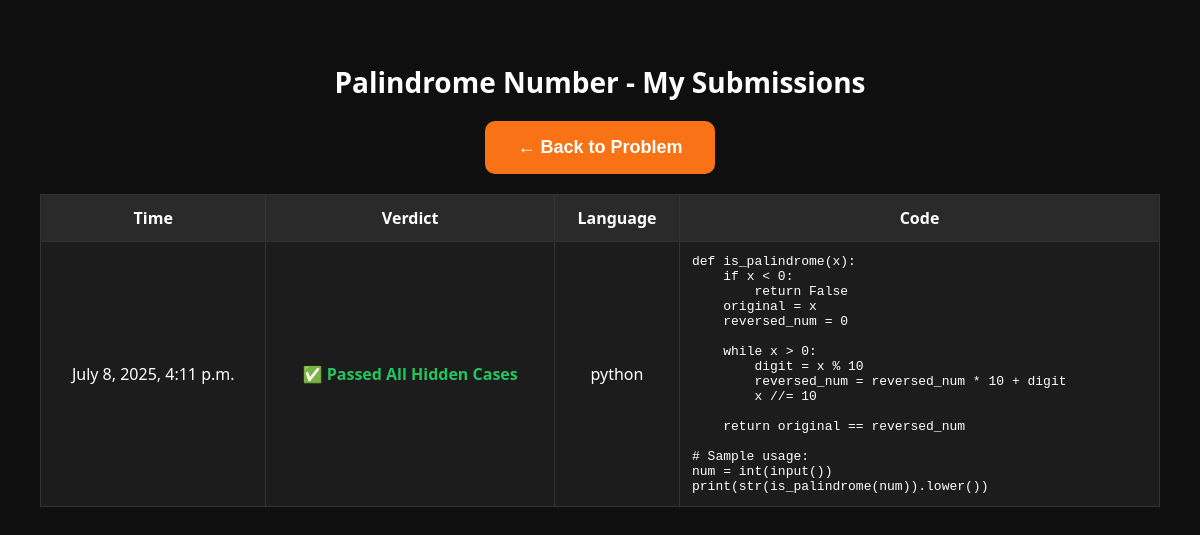
Screenshot of /executor/submissions/2/ (signed in) with the database file from the repository.
### problems/models.py (models this page shows, shortened)
class Problem(models.Model):
    title = models.CharField(max_length=255)
    description = models.TextField()
    sample_input = models.TextField()
    sample_output = models.TextField()
    hidden_test_cases = models.JSONField(default=list)
    constraints = models.TextField(blank=True, null=True)  # Automatically adds current timestamp

### executor/models.py (models this page shows, shortened)
class Submission(models.Model):
    user = models.ForeignKey(settings.AUTH_USER_MODEL, on_delete=models.CASCADE)  # ✅ Fixed here
    problem = models.ForeignKey(Problem, on_delete=models.CASCADE, related_name='submissions')
    code = models.TextField()
    language = models.CharField(max_length=20)
    verdict = models.CharField(max_length=50)
    created_at = models.DateTimeField(auto_now_add=True)

### executor/views.py (the view)
# urls.py: path('submissions/<int:problem_id>/', views.problem_submissions_view, name='problem_submissions'),
@login_required
def problem_submissions_view(request, problem_id):
    problem = get_object_or_404(Problem, pk=problem_id)
    submissions = Submission.objects.filter(user=request.user, problem=problem).order_by('-created_at')
    already_done = UserSolvedProblem.objects.filter(user=request.user, problem=problem).exists()
    return render(request, 'executor/problem_submissions.html', {
        'problem': problem,
        'submissions': submissions,
        'already_done': already_done,
    })

### executor/templates/executor/problem_submissions.html (shortened to what this page needs)
<!DOCTYPE html>
<html>
<head>
</head>
<body>
    <h2>{{ problem.title }} - My Submissions</h2>
    <div style="text-align: center; margin-top: 10px;">
    <a href="{% url 'html-code-run' %}?problem_id={{ problem.id }}">
        <button class="back-btn">← Back to Problem</button>
    </a>
    </div>
    <table>
        <tr>
            <th>Time</th>
            <th>Verdict</th>
            <th>Language</th>
            <th>Code</th>
        </tr>
        {% for submission in submissions %}
        <tr>
            <td>{{ submission.created_at }}</td>
            <td>
                {% if "Passed All Hidden Cases" in submission.verdict or submission.verdict|slice:":1" == "✅" %}
                    <span class="success">{{ submission.verdict }}</span>
                {% else %}
                    <span class="fail">{{ submission.verdict }}</span>
                {% endif %}
            </td>
            <td>{{ submission.language }}</td>
            <td><pre>{{ submission.code }}</pre></td>
        </tr>
        {% empty %}
        <tr>
            <td colspan="4">No submissions yet.</td>
        </tr>
        {% endfor %}
    </table>
</body>
</html>

### executor/templates/executor/problem_submissions.html (style rules this page uses)
body { background-color: #0f0f0f; color: #fff; font-family: 'Segoe UI', Tahoma, Geneva, Verdana, sans-serif; margin: 0; padding: 40px; }
h2 { font-size: 28px; text-align: center; margin-bottom: 20px; }
table { width: 100%; margin-top: 20px; border-collapse: collapse; background-color: #1c1c1c; }
table, th, td { border: 1px solid #333; }
th, td { padding: 12px; text-align: center; color: white; }
th { background-color: #2a2a2a; }
pre { text-align: left; white-space: pre-wrap; word-wrap: break-word; margin: 0; }
.success { color: #22c55e; font-weight: bold; }
.back-btn { background-color: #f97316; color: white; padding: 16px 32px; border: none; border-radius: 10px; cursor: pointer; font-size: 18px; font-weight: bold; transition: background-color 0.3s; }

### rows the page displays
Problem: title "Palindrome Number"
Submission: created_at "July 8, 2025, 4:11 p.m.", verdict "✅ Passed All Hidden Cases", language "python", code "def is_palindrome(x): if x < 0: return False original = x reversed_num = 0 while x > 0: digit = x % 10 reversed_num = reversed_num * 10 + digit x //= 10 return original == reversed_num # Sample usage: num = int(input()) print(str(is_palindrome(num)).lower())"
